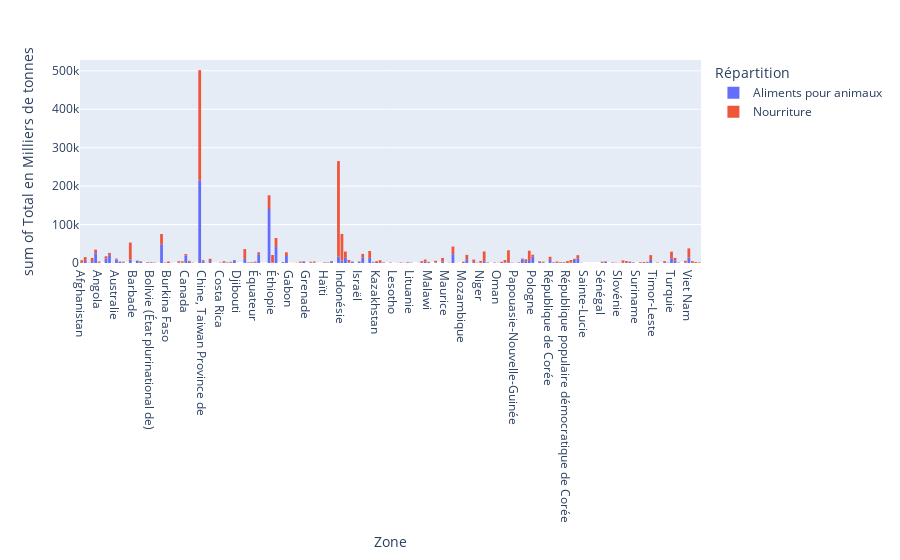

The code cell stored with this chart in its notebook:
### Markdown cell above
### Représentation graphique

### Code cell
px.histogram(cereales, x="Zone", y ="Total en Milliers de tonnes",color="Répartition", hover_name="Zone")

### Figure 1 — Plotly figure (JSON) as saved in the notebook; plotly's stock layout.template omitted (floating-point values rounded to 4 significant figures; data arrays with more than 128 entries replaced by an {"elided": "..."} marker saying what was removed)
{"data": [{"alignmentgroup": "True", "bingroup": "x", "histfunc": "sum", "hovertemplate": "Répartition=Aliments pour animaux<br>Zone=%{x}<br>sum of Total en Milliers de tonnes=%{y}<extra></extra>", "legendgroup": "Aliments pour animaux", "marker": {"color": "#636efa", "pattern": {"shape": ""}}, "name": "Aliments pour animaux", "offsetgroup": "Aliments pour animaux", "orientation": "v", "showlegend": true, "type": "histogram", "x": {"elided": "179 str values"}, "xaxis": "x", "y": {"elided": "179 int values"}, "yaxis": "y"}, {"alignmentgroup": "True", "bingroup": "x", "histfunc": "sum", "hovertemplate": "Répartition=Nourriture<br>Zone=%{x}<br>sum of Total en Milliers de tonnes=%{y}<extra></extra>", "legendgroup": "Nourriture", "marker": {"color": "#EF553B", "pattern": {"shape": ""}}, "name": "Nourriture", "offsetgroup": "Nourriture", "orientation": "v", "showlegend": true, "type": "histogram", "x": {"elided": "179 str values"}, "xaxis": "x", "y": {"elided": "179 int values"}, "yaxis": "y"}], "layout": {"autosize": true, "barmode": "relative", "legend": {"title": {"text": "Répartition"}, "tracegroupgap": 0}, "margin": {"t": 60}, "xaxis": {"anchor": "y", "autorange": true, "domain": [0, 1], "range": [-0.5, 178.5], "title": {"text": "Zone"}, "type": "category"}, "yaxis": {"anchor": "x", "autorange": true, "domain": [0, 1], "range": [0, 528200.0], "title": {"text": "sum of Total en Milliers de tonnes"}, "type": "linear"}}}
